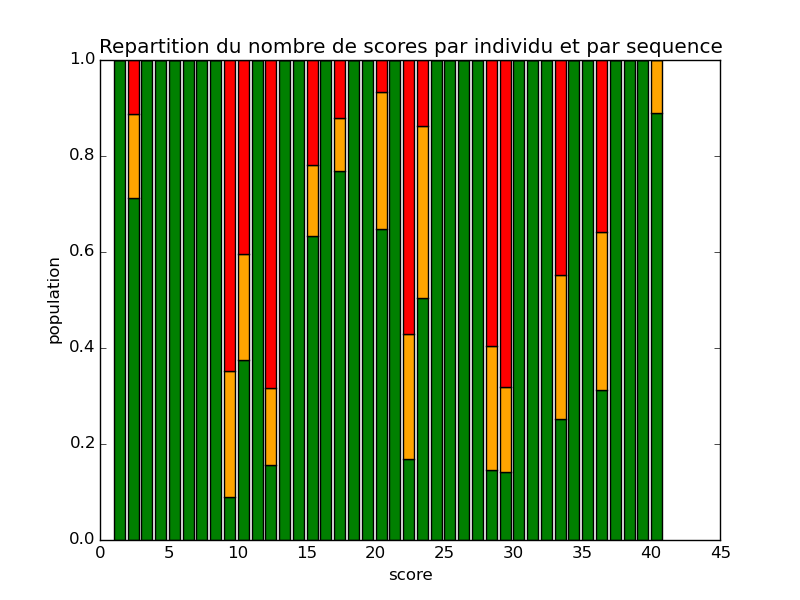

Reproduce this figure in Python.
#!/usr/bin/env python
# -*- coding: utf-8 -*-
import matplotlib.pyplot as plt
import numpy as np
import numpy.random as rnd
import sqlite3

conn = sqlite3.connect(r'student.db')
c = conn.cursor()

prep = "drop view MAX_TENTATIVE;\
				create view MAX_TENTATIVE as\
					select fk_nom_fichier, fk_id_activite, max(tentative) as tentative_max from STATS\
					where tentative > 0\
					group by fk_nom_fichier, fk_id_activite;"

#				where fk_id_activite in (2,12,15,17,20,22,23,28,29,33,36,40)\
req =  "select fk_id_activite, tentative_max, count(*) from MAX_TENTATIVE\
				group by fk_id_activite, tentative_max;"\


x = range(1,41)

tentative={}
tentative[1]=[0]*len(x)
tentative[2]=[0]*len(x)
tentative[3]=[0]*len(x)
tentative['b']=[0]*len(x)
totaux=[0]*len(x)

for row in c.execute(req):
	try:	
		act=row[0]
		tent=row[1]
		count=row[2]
		tentative[tent][act-1]=float(count)
		totaux[act-1]+=count
	except IndexError:
		print(row)

#normalisation
for i in x:
	for j in (1,2,3):
		try:
			tentative[j][i-1] = tentative[j][i-1] / totaux[i-1]
		except ZeroDivisionError:
			print('tentative',j,'activité',i)

#calcul des bottoms
for i in range(len(tentative[1])):
	tentative['b'][i]=tentative[1][i]+tentative[2][i]

#plt.bar(stacked=True)
plt.bar(x, tentative[1], color="green")
plt.bar(x, tentative[2], color="orange", bottom=tentative[1])
plt.bar(x, tentative[3], color="red", bottom=tentative['b'])

plt.xlabel('score')
plt.ylabel('population')

plt.title("Repartition du nombre de scores par individu et par sequence")
plt.show()
